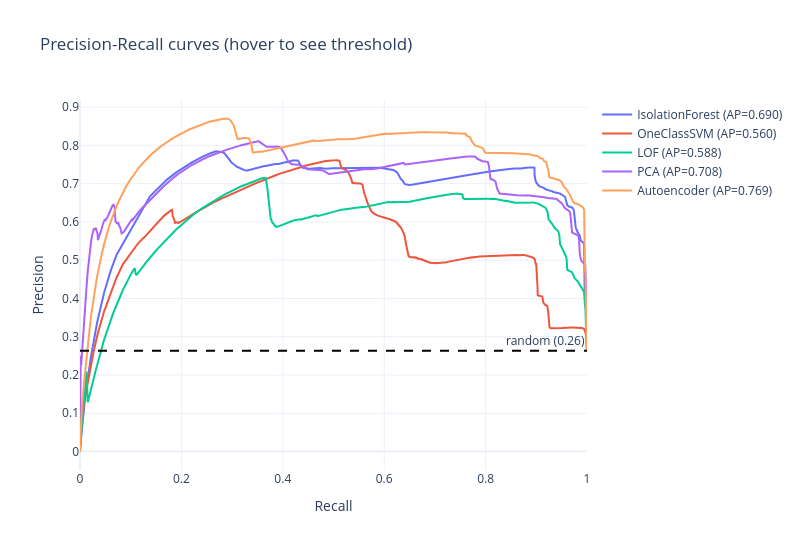

Notebook cell for this chart:
### Code cell
fig = go.Figure()

for name in scores_test:
    prec, rec, thr = precision_recall_curve(y_test, scores_test[name])
    ap = average_precision_score(y_test, scores_test[name])

    # precision_recall_curve returns one extra point that has no threshold
    prec = prec[:-1]
    rec = rec[:-1]

    # too many points makes the plot slow, so take every Nth
    step = max(1, len(prec) // 1500)
    prec = prec[::step]
    rec = rec[::step]
    thr = thr[::step]

    f1 = 2 * prec * rec / (prec + rec + 1e-12)

    fig.add_trace(go.Scatter(
        x=rec, y=prec, mode='lines',
        name="%s (AP=%.3f)" % (name, ap),
        customdata=np.stack([thr, f1], axis=-1),
        hovertemplate=('Recall %{x:.3f}<br>'
                       'Precision %{y:.3f}<br>'
                       'F1 %{customdata[1]:.3f}<br>'
                       'threshold %{customdata[0]:.4f}'
                       '<extra>%{fullData.name}</extra>')))

fig.add_hline(y=y_test.mean(), line_dash='dash', line_color='black',
              annotation_text='random (%.2f)' % y_test.mean())

fig.update_layout(title='Precision-Recall curves (hover to see threshold)',
                  xaxis_title='Recall', yaxis_title='Precision',
                  width=800, height=550, template='plotly_white')
fig.show()
fig.write_html('pr_curve_interactive.html', include_plotlyjs='cdn')

### Figure 1 — Plotly figure (JSON) as saved in the notebook; plotly's stock layout.template omitted (floating-point values rounded to 4 significant figures; data arrays with more than 128 entries replaced by an {"elided": "..."} marker saying what was removed)
{"data": [{"customdata": {"elided": "1508x2 float values"}, "hovertemplate": "Recall %{x:.3f}<br>Precision %{y:.3f}<br>F1 %{customdata[1]:.3f}<br>threshold %{customdata[0]:.4f}<extra>%{fullData.name}</extra>", "mode": "lines", "name": "IsolationForest (AP=0.690)", "type": "scatter", "x": {"elided": "1508 float values"}, "y": {"elided": "1508 float values"}}, {"customdata": {"elided": "1511x2 float values"}, "hovertemplate": "Recall %{x:.3f}<br>Precision %{y:.3f}<br>F1 %{customdata[1]:.3f}<br>threshold %{customdata[0]:.4f}<extra>%{fullData.name}</extra>", "mode": "lines", "name": "OneClassSVM (AP=0.560)", "type": "scatter", "x": {"elided": "1511 float values"}, "y": {"elided": "1511 float values"}}, {"customdata": {"elided": "1511x2 float values"}, "hovertemplate": "Recall %{x:.3f}<br>Precision %{y:.3f}<br>F1 %{customdata[1]:.3f}<br>threshold %{customdata[0]:.4f}<extra>%{fullData.name}</extra>", "mode": "lines", "name": "LOF (AP=0.588)", "type": "scatter", "x": {"elided": "1511 float values"}, "y": {"elided": "1511 float values"}}, {"customdata": {"elided": "1511x2 float values"}, "hovertemplate": "Recall %{x:.3f}<br>Precision %{y:.3f}<br>F1 %{customdata[1]:.3f}<br>threshold %{customdata[0]:.4f}<extra>%{fullData.name}</extra>", "mode": "lines", "name": "PCA (AP=0.708)", "type": "scatter", "x": {"elided": "1511 float values"}, "y": {"elided": "1511 float values"}}, {"customdata": {"elided": "1511x2 float values"}, "hovertemplate": "Recall %{x:.3f}<br>Precision %{y:.3f}<br>F1 %{customdata[1]:.3f}<br>threshold %{customdata[0]:.4f}<extra>%{fullData.name}</extra>", "mode": "lines", "name": "Autoencoder (AP=0.769)", "type": "scatter", "x": {"elided": "1511 float values"}, "y": {"elided": "1511 float values"}}], "layout": {"annotations": [{"showarrow": false, "text": "random (0.26)", "x": 1, "xanchor": "right", "xref": "x domain", "y": 0.2635, "yanchor": "bottom", "yref": "y"}], "height": 550, "shapes": [{"line": {"color": "black", "dash": "dash"}, "type": "line", "x0": 0, "x1": 1, "xref": "x domain", "y0": 0.2635, "y1": 0.2635, "yref": "y"}], "title": {"text": "Precision-Recall curves (hover to see threshold)"}, "width": 800, "xaxis": {"title": {"text": "Recall"}}, "yaxis": {"title": {"text": "Precision"}}}}
